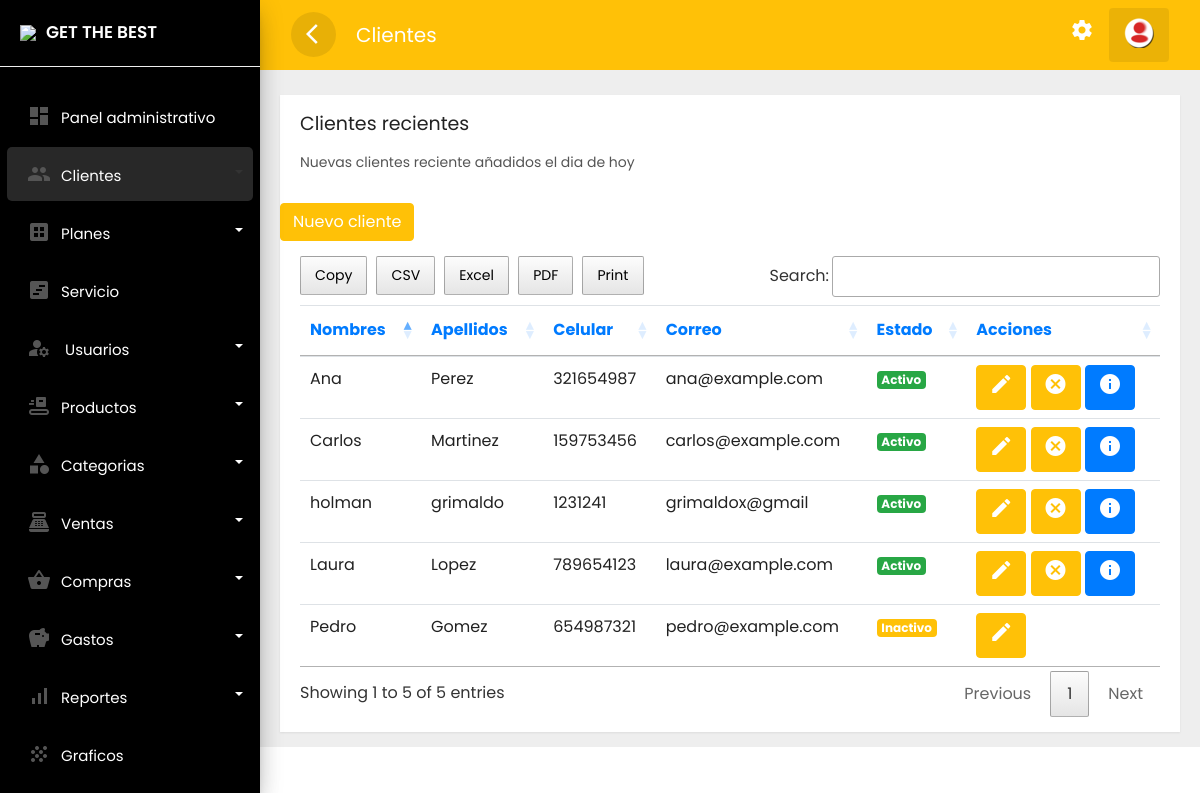
/frontend/clientes/mostrar.php (signed in), run on an earlier commit of the app's database.
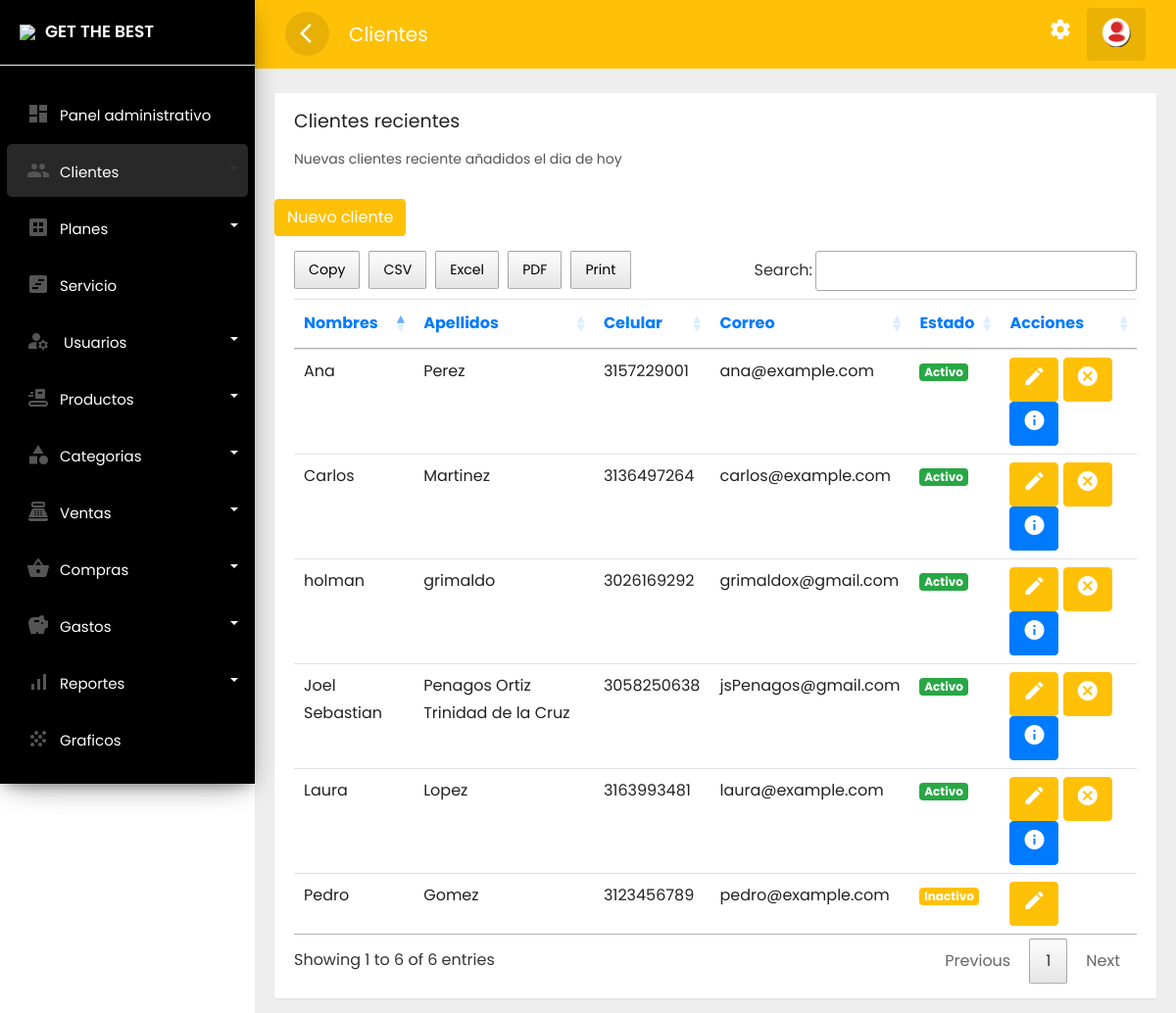
And on a later commit of the database.
### tables this page shows
CREATE TABLE `clientes` (
  `idclie` int(11) NOT NULL,
  `numid` char(8) NOT NULL,
  `nomcli` text NOT NULL,
  `apecli` text NOT NULL,
  `naci` date NOT NULL,
  `correo` varchar(30) NOT NULL,
  `celu` char(10) NOT NULL,
  `estad` varchar(15) NOT NULL,
  `fere` timestamp NOT NULL DEFAULT current_timestamp()
);

### frontend/clientes/mostrar.php (the view, shortened to what the changed rows need)
<?php if(isset($_SESSION['id'])) { ?>
<!doctype html>
<html lang="es">
  <head>
        <link rel="stylesheet" href="../../backend/css/bootstrap.min.css">
        <link rel="stylesheet" href="../../backend/css/custom.css">
        <link rel="stylesheet" href="../../backend/css/loader.css">
    <link rel="stylesheet" type="text/css" href="../../backend/css/datatable.css">
    <link rel="stylesheet" type="text/css" href="../../backend/css/buttonsdataTables.css">
    <link rel="stylesheet" type="text/css" href="../../backend/css/font.css">
  </head>
  <body>
<div class="wrapper">
        <nav id="sidebar">
            <div class="sidebar-header">
                <h3><img src="../../backend/img/favicon.png" class="img-fluid"/><span>GET THE BEST</span></h3>
            </div>
            <ul class="list-unstyled components">
               <li  class="">
                    <a href="../administrador/escritorio.php" class="dashboard"><i class="material-icons">dashboard</i><span>Panel administrativo</span></a>
                </li>
                <li class="dropdown active">
                    <a href="#homeSubmenu1" data-toggle="collapse" aria-expanded="false" class="dropdown-toggle">
                         <i class="material-icons">group</i><span>Clientes</span></a>
                </li>
                <li class="dropdown">
                    <a href="#pageSubmenu2" data-toggle="collapse" aria-expanded="false" class="dropdown-toggle">
                         <i class="material-icons">dataset</i><span>Planes</span></a>
                </li>
                <li class="">
                    <a href="../servicio/mostrar.php"><i class="material-icons">view_timeline</i><span>Servicio</span></a>
                </li>
                     <li class="dropdown">
                    <a href="#pageSubmenu3" data-toggle="collapse" aria-expanded="false" class="dropdown-toggle">
                         <i class="material-icons">manage_accounts</i>
                         <span>Usuarios</span></a>
                </li>
                      <li class="dropdown">
                    <a href="#pageSubmenu4" data-toggle="collapse" aria-expanded="false" class="dropdown-toggle">
                         <i class="material-icons">conveyor_belt</i><span>Productos</span></a>
                </li>
                    <li class="dropdown">
                    <a href="#pageSubmenu5" data-toggle="collapse" aria-expanded="false" class="dropdown-toggle">
                         <i class="material-icons">category</i><span>Categorias</span></a>
                </li>
                  <li class="dropdown">
                    <a href="#pageSubmenu6" data-toggle="collapse" aria-expanded="false" class="dropdown-toggle">
                         <i class="material-icons">point_of_sale</i><span>Ventas</span></a>
                </li>
                 <li class="dropdown">
                    <a href="#pageSubmenu09" data-toggle="collapse" aria-expanded="false" class="dropdown-toggle">
                         <i class="material-icons">shopping_basket</i><span>Compras</span></a>
                </li>
                <li class="dropdown">
                    <a href="#pageSubmenu010" data-toggle="collapse" aria-expanded="false" class="dropdown-toggle">
                         <i class="material-icons">savings</i><span>Gastos</span></a>
                </li>
                    <li class="dropdown">
                    <a href="#pageSubmenu7" data-toggle="collapse" aria-expanded="false" class="dropdown-toggle">
                         <i class="material-icons">signal_cellular_alt</i><span>Reportes</span></a>
                </li>
                <li class="">
                    <a href="../graficos/mostrar.php"><i class="material-icons">grain</i><span>Graficos</span></a>
                </li>
               <li class="">
                    <a href="../cuenta/configuracion.php"><i class="material-icons">settings</i><span>Configuracion</span></a>
                </li>
            </ul>
        </nav>
        <div id="content">
          <div class="top-navbar">
            <nav class="navbar navbar-expand-lg">
                <div class="container-fluid">
                    <button type="button" id="sidebarCollapse" class="d-xl-block d-lg-block d-md-mone d-none">
                        <span class="material-icons">arrow_back_ios</span>
                    </button>
                         <a class="navbar-brand" href="#"> Clientes </a>
                    <div class="collapse navbar-collapse d-lg-block d-xl-block d-sm-none d-md-none d-none" id="navbarSupportedContent">
                        <ul class="nav navbar-nav ml-auto">
                         <li class="nav-item">
                                <a class="nav-link" href="../cuenta/configuracion.php">
                                        <span class="material-icons">settings</span>
                                        </a>
                            </li>
                            <li class="dropdown nav-item active">
                                <a href="#" class="nav-link" data-toggle="dropdown">
                                   <img src="../../backend/img/reere.png" >
                               </a>
                            </li>
                        </ul>
                    </div>
                </div>
            </nav>
         </div>
               <div class="main-content">
                         <div class="row ">
                        <div class="col-lg-12 col-md-12">
                            <div class="card" style="min-height: 485px">
                                <div class="card-header card-header-text">
                                    <h4 class="card-title">Clientes recientes</h4>
                                    <p class="category">Nuevas clientes reciente añadidos el dia de hoy</p>
                                </div>
                                <br>
                                <a href="../clientes/nuevo.php" class="btn btn-danger text-white"
                            >Nuevo cliente</a>
                            <br>
                                <div class="card-content table-responsive">
                                    <?php
                               require '../../backend/bd/ctconex.php';
 $sentencia = $connect->prepare("SELECT * FROM clientes order BY nomcli DESC;");
 $sentencia->execute();
$data =  array();
if($sentencia){
  while($r = $sentencia->fetchObject()){
    $data[] = $r;
  }
}
   ?>
   <?php if(count($data)>0):?>
                                    <table class="table table-hover" id="example">
                                        <thead class="text-primary">
                                            <tr>
                                            <th>Nombres</th>
                                            <th>Apellidos</th>
                                            <th>Celular</th>
                                            <th>Correo</th>
                                            <th>Estado</th>
                                            <th>Acciones</th>
                                        </tr></thead>
                                        <tbody>
                                            <?php foreach($data as $g):?>
                                            <tr>
                                                <td><?php echo  $g->nomcli; ?></td>
                                                <td><?php echo  $g->apecli; ?></td>
                                                <td><?php echo  $g->celu; ?></td>
                                                <td><?php echo  $g->correo; ?></td>
                                                <td><?php    if($g->estad =='Activo')  { ?>
    <span class="badge badge-success">Activo</span>
               <?php  }   else {?>
    <span class="badge badge-danger">Inactivo</span>
     <?php  } ?> </td>
                                                <td>
        <?php    if($g->estad =='Activo')  { ?>
    <a class="btn btn-warning text-white" href="../clientes/actualizar.php?id=<?php echo  $g->idclie; ?>"><i class='material-icons' data-toggle='tooltip' title='crear'>edit</i></a>
    <a class="btn btn-danger text-white" href="../clientes/eliminar.php?id=<?php echo  $g->idclie; ?>"><i class='material-icons' data-toggle='tooltip' title='crear'>cancel</i></a>
    <a class="btn btn-primary text-white" href="../clientes/informacion.php?id=<?php echo  $g->idclie; ?>"><i class='material-icons' data-toggle='tooltip' title='crear'>info</i></a>
                <?php  }   else {?>
<a class="btn btn-warning text-white" href="../clientes/actualizar.php?id=<?php echo  $g->idclie; ?>"><i class='material-icons' data-toggle='tooltip' title='crear'>edit</i></a>
            <?php  } ?>
                                                </td>
                                            </tr>
                                            <?php endforeach; ?>
                                        </tbody>
                                    </table>
    <?php endif; ?>
                                </div>
                            </div>
                        </div>
                    </div>
                         </div>
        </div>
    </div>
  </body>
  </html>
<?php }else{
    header('Location: ../erro404.php');
 } ?>

What changed in the data, as far as the page shows it:
changed clientes "Pedro": celu "654987321" → "3123456789"
changed clientes "Laura": celu "789654123" → "3163993481"
added clientes: nomcli "Joel Sebastian", apecli "Penagos Ortiz Trinidad de la Cruz", celu "3058250638", correo "jsPenagos@gmail.com", estad "Activo"
changed clientes "holman": celu "1231241" → "3026169292"; correo "grimaldox@gmail" → "grimaldox@gmail.com"
changed clientes "Carlos": celu "159753456" → "3136497264"
changed clientes "Ana": celu "321654987" → "3157229001"
Also different on the page:
text written by a page script: "Copy CSV Excel PDF Print Search: Showing 1 to 5 of 5 entries Previous 1 Next" → "Copy CSV Excel PDF Print Search: Showing 1 to 6 of 6 entries Previous 1 Next"
